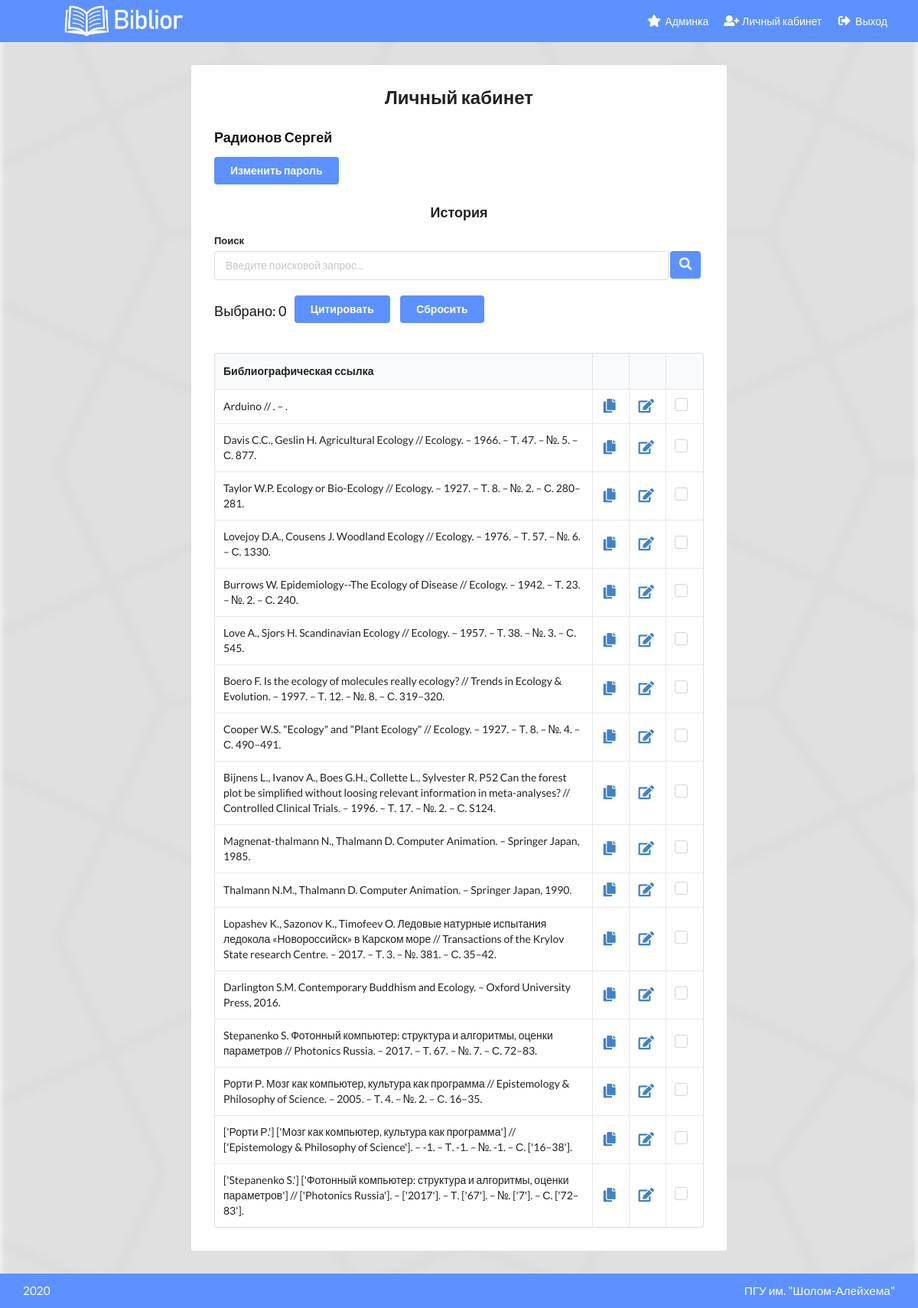
Page /accounts/personal-area/ (signed in) on the committed database.
### Accounts/models.py (models this page shows, shortened)
class User(AbstractBaseUser, PermissionsMixin):
    objects = MyUserManager()
    email = models.EmailField(_('email address'), unique=True)
    first_name = models.CharField(max_length=64)
    last_name = models.CharField(max_length=64)
    is_staff = models.BooleanField(default=False)
    is_active = models.BooleanField(default=True)
    date_joined = models.DateTimeField(default=timezone.now)
    mail_dt = models.DateTimeField(default=timezone.now)
    is_confirm = models.BooleanField(default=False)
    USERNAME_FIELD = 'email'
    REQUIRED_FIELDS = []
    class Meta:
        ordering = ['id']
        verbose_name = 'Пользователь'
        verbose_name_plural = 'Пользователи'

### Publications/models.py (models this page shows, shortened)
class Publication(models.Model):
    objects = MyManager()
    user = models.ForeignKey(User, on_delete=models.CASCADE, related_name='pubs')
    type = models.CharField(max_length=32)
    doi = models.CharField(max_length=64)
    url = models.URLField(default=None, null=True)
    title = models.CharField(max_length=256)
    container_title = models.CharField(max_length=128, blank=True)
    publisher = models.CharField(max_length=128, blank=True)
    author = models.CharField(max_length=128)
    issue = models.CharField(max_length=4, blank=True)
    volume = models.CharField(max_length=4, blank=True)
    issued = models.CharField(max_length=4)
    page = models.CharField(max_length=10, blank=True)
    update_dt = models.DateTimeField(auto_now=True)
    def to_dict(self):
        pub = {
            'doi': self.doi,
            'type': self.type,
            'title': self.title,
            'container_title': self.container_title,
            'author': self.author,
            'page': self.page,
            'publisher': self.publisher,
            'issue': self.issue,
            'issued': self.issued,
            'volume': self.volume,
        }
        return pub
    def get_gost(self):
        pub = self.to_dict()
        if self.type == 'book':
            return get_gost_book(pub)
        return get_gost_article(pub)
    class Meta:
        verbose_name = 'Публикация'
        verbose_name_plural = 'Публикации'
        indexes = [models.Index(fields=['doi'])]
        ordering = ['-update_dt']

### Accounts/views.py (the view)
# urls.py: path('personal-area/', personal_area, name='personal_area'),
@login_required
def personal_area(request):
    query = request.GET.get('query')
    if request.COOKIES.get('selected_cites'):
        sel_cites = list(map(int, json.loads(unquote(request.COOKIES.get('selected_cites')))))
    else:
        sel_cites = None
    if query:
        query = re.sub(' +', ' ', query)
        words = query.split(' ')
        pubs = None
        for word in words:
            qs = request.user.pubs.filter(Q(title__icontains=word) | Q(container_title__icontains=word)
                                          | Q(author__icontains=word) | Q(issued__icontains=word) |
                                          Q(issue__icontains=word) | Q(volume__icontains=word)).all()
            if not pubs:
                pubs = qs
            else:
                pubs.union(qs)
    else:
        pubs = request.user.pubs.all()
    return render(request, 'Accounts/PersonalArea.html', {'pubs': pubs, 'query': query, 'sel_cites': sel_cites})

### Accounts/templatetags/extensions.py (called while the page is built)
@register.filter()
def maxlength(iterable, length):
    return iterable[:min(len(iterable), length)]

### utils/formatter.py (called while the page is built)
def get_gost_article(publication):
    gost = f"{publication['author']} {publication['title']} // {publication['container_title']}. – {publication['issued']}."
    if len(publication['volume']) > 0:
        gost += f" – Т. {publication['volume']}."
    if len(publication['issue']) > 0:
        gost += f" – №. {publication['issue']}."
    if len(publication['page']) > 0:
        gost += f" – С. {publication['page'].replace('-', '–')}."
    return gost

def get_gost_book(publication):
    gost = f"{publication['author']} {publication['title']}. – {publication['publisher']}, {publication['issued']}."
    return gost

### templates/Accounts/PersonalArea.html (shortened to what this page needs)
{% extends 'base.html' %}
{% load extensions %}
{% block content %}
    <div class="ui container">
        <div class="child-center">
            <div class="personal-area cblock">
                <div class="content">
                    <h2 class="ui center aligned header">Личный кабинет</h2>
                    <h3>{{ request.user.first_name }} {{ request.user.last_name }}</h3>
                    <div class="ui sixteen wide">
                        <a href="{% url 'accounts:change_password' %}" class="medium ui primary button">
                            Изменить пароль
                        </a>
                    </div>
                    <h3 class="ui header aligned center">История</h3>
                    <form class="ui form">
                        <div class="field">
                            <label>Поиск</label>
                            <input type="text" name="search_cite" placeholder="Введите поисковой запрос..."
                                   {% if query %}value="{{ query }}"{% endif %}>
                            <button class="ui compact icon button primary">
                                <i class="search icon"></i>
                            </button>
                        </div>
                    </form>
                    <div id="selected_cites">
                        <div class="float-left">
                            {% if sel_cites %}
                                <p>Выбрано: <span>{{ sel_cites|length }}</span></p>
                            {% else %}
                                <p>Выбрано: <span>0</span></p>
                            {% endif %}
                        </div>
                        <div class="float-left">
                            <a id="group-cite" class="button primary ui">
                                Цитировать
                            </a>
                        </div>
                        <div class="float-left">
                            <a id="reset_selected" class="button primary ui">
                                Сбросить
                            </a>
                        </div>
                    </div>
                    <div id="pubs-history" class="full-width">
                        <div id="pubs-items" class="full-width">
                            {% if pubs|length > 0 %}
                                <div class="ui form">
                                    <table class="ui celled table">
                                        <thead>
                                        <tr>
                                            <th>Библиографическая ссылка</th>
                                            <th></th>
                                            <th></th>
                                            <th></th>
                                        </tr>
                                        </thead>
                                        <tbody>
                                        {% for pub in pubs|maxlength:40 %}
                                            <tr>
                                                <td data-type="gost">{{ pub.get_gost }}</td>
                                                <td><a data-type="copybtn"><i class="copy right icon"></i></a></td>
                                                <td>
                                                    <a href="{% url 'pub:cite' %}?{% if pub.type %}type={{ pub.type }}&{% endif %}{% if pub.doi %}doi={{ pub.doi }}&{% endif %}pub_id={{ pub.id }}&source=personal-area"><i
                                                            class="edit right icon"></i></a></td>
                                                <td>
                                                    <div data-id="{{ pub.id }}"
                                                         class="ui checkbox {% if sel_cites and pub.id in sel_cites %}checked{% endif %}">
                                                    </div>
                                                </td>
                                            </tr>
                                        {% endfor %}
                                        </tbody>
                                    </table>
                                </div>
                            {% elif query %}
                                <h4 class="ui header aligned center">Публикаций не найдено</h4>
                            {% else %}
                                <h4 class="ui header aligned center">В истории пока ничего нет</h4>
                            {% endif %}
                        </div>
                    </div>
                </div>
            </div>
        </div>
    </div>
{% endblock %}

### static/css/style.css (style rules this page uses)
:root { --color: #151515;--nav-bg-color: #5c91ff;--nav-color: #ffffff;--nav-item-hover-bg-color: #5d81f0;--content-bg-color: #ffffff;--btn-primary-color: #5c91ff;--btn-primary-hover-color: #5881eb;--btn-primary-active-color: #5573da;--btn-primary-text-color: #ffffff;--menu-active-color: #ccddff;--menu-active-hover-color: #b3ccff }
:root body:before { background-image:url("/static/img/bg.png");filter:invert(100%) blur(5px) opacity(60%) }
.personal-area { width:100%;max-width:700px }
.personal-area a { cursor:pointer;font-size:1.3rem }
.personal-area .field { padding-right:46px }
.personal-area button.icon { position:absolute;top:24px;right:0;font-size:1.2rem }
.personal-area #pubs-history { margin-top:15px }
.personal-area .float-left { position:relative;float:left;margin:20px 0 }
.personal-area .float-left p { font-size:1.3rem;line-height:40px }
.personal-area .float-left:not(:first-child) { margin-left:10px }
.personal-area .full-width { float:left;position:relative;width:100% }
html { padding:0;margin:0;min-height:100% }
body { padding:0;margin:0;color:var(--color) }
body:before { z-index:-3;content:"";position:fixed;top:0;left:0;width:100%;height:100%;background-attachment:fixed;background-repeat:no-repeat;background-size:cover }
.ui.container { width:95%;max-width:1280px !important }
.child-center { width:100%;display:flex;justify-content:center }
.cblock { display:block;position:relative;float:left }
.content { margin:30px 0;background-color:var(--content-bg-color);border-radius:2px;display:block;position:relative;float:left;width:100%;padding:30px }
.ui.button.primary { background-color:var(--btn-primary-color);color:var(--btn-primary-text-color) }

### rows in the picture
User: user.first_name "Радионов", user.last_name "Сергей"
Publication: get_gost "Arduino // . – ."
Publication: get_gost "Davis C.C., Geslin H. Agricultural Ecology // Ecology. – 1966. – Т. 47. – №. 5. – С. 877."
Publication: get_gost "Taylor W.P. Ecology or Bio-Ecology // Ecology. – 1927. – Т. 8. – №. 2. – С. 280–281."
Publication: get_gost "Lovejoy D.A., Cousens J. Woodland Ecology // Ecology. – 1976. – Т. 57. – №. 6. – С. 1330."
Publication: get_gost "Burrows W. Epidemiology--The Ecology of Disease // Ecology. – 1942. – Т. 23. – №. 2. – С. 240."
Publication: get_gost "Love A., Sjors H. Scandinavian Ecology // Ecology. – 1957. – Т. 38. – №. 3. – С. 545."
Publication: get_gost "Boero F. Is the ecology of molecules really ecology? // Trends in Ecology & Evolution. – 1997. – Т. 12. – №. 8. – С. 319–320."
Publication: get_gost "Cooper W.S. \"Ecology\" and \"Plant Ecology\" // Ecology. – 1927. – Т. 8. – №. 4. – С. 490–491."
Publication: get_gost "Bijnens L., Ivanov A., Boes G.H., Collette L., Sylvester R. P52 Can the forest plot be simplified without loosing relevant information in meta-analyses? // Controlled Clinical Trials. – 1996. – Т. 17. – №. 2. – С. S124."
Publication: get_gost "Magnenat-thalmann N., Thalmann D. Computer Animation. – Springer Japan, 1985."
Publication: get_gost "Thalmann N.M., Thalmann D. Computer Animation. – Springer Japan, 1990."
Publication: get_gost "Lopashev K., Sazonov K., Timofeev O. Ледовые натурные испытания ледокола «Новороссийск» в Карском море // Transactions of the Krylov State research Centre. – 2017. – Т. 3. – №. 381. – С. 35–42."
Publication: get_gost "Darlington S.M. Contemporary Buddhism and Ecology. – Oxford University Press, 2016."
Publication: get_gost "Stepanenko S. Фотонный компьютер: структура и алгоритмы, оценки параметров // Photonics Russia. – 2017. – Т. 67. – №. 7. – С. 72–83."
Publication: get_gost "Рорти Р. Мозг как компьютер, культура как программа // Epistemology & Philosophy of Science. – 2005. – Т. 4. – №. 2. – С. 16–35."
Publication: get_gost "['Рорти Р.'] ['Мозг как компьютер, культура как программа'] // ['Epistemology & Philosophy of Science']. – -1. – Т. -1. – №. -1. – С. ['16–38']."
Publication: get_gost "['Stepanenko S.'] ['Фотонный компьютер: структура и алгоритмы, оценки параметров'] // ['Photonics Russia']. – ['2017']. – Т. ['67']. – №. ['7']. – С. ['72–83']."
